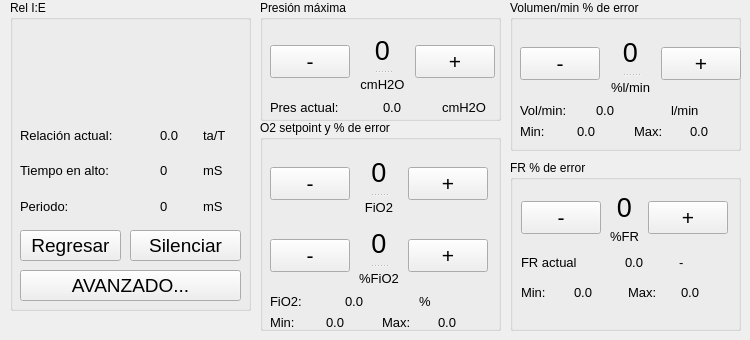
      <widget class="QWidget" name="tab">
       <attribute name="title">
        <string>Configuracion</string>
       </attribute>
       <widget class="QGroupBox" name="groupBox_3">
        <property name="geometry">
         <rect>
          <x>10</x>
          <y>0</y>
          <width>241</width>
          <height>311</height>
         </rect>
        </property>
        <property name="title">
         <string>Rel I:E</string>
        </property>
        <widget class="QWidget" name="layoutWidget_7">
         <property name="geometry">
          <rect>
           <x>10</x>
           <y>120</y>
           <width>221</width>
           <height>101</height>
          </rect>
         </property>
         <layout class="QGridLayout" name="gridLayout_5">
          <item row="0" column="0" colspan="3">
           <widget class="QLabel" name="label_22">
            <property name="font">
             <font>
              <pointsize>10</pointsize>
             </font>
            </property>
            <property name="text">
             <string>Relación actual:</string>
            </property>
           </widget>
          </item>
          <item row="0" column="3">
           <widget class="QLabel" name="label_currentRatio">
            <property name="font">
             <font>
              <pointsize>10</pointsize>
             </font>
            </property>
            <property name="text">
             <string>0.0</string>
            </property>
           </widget>
          </item>
          <item row="0" column="4">
           <widget class="QLabel" name="label_currentRatio_2">
            <property name="font">
             <font>
              <pointsize>10</pointsize>
             </font>
            </property>
            <property name="text">
             <string>ta/T</string>
            </property>
           </widget>
          </item>
          <item row="1" column="0" colspan="3">
           <widget class="QLabel" name="label_23">
            <property name="font">
             <font>
              <pointsize>10</pointsize>
             </font>
            </property>
            <property name="text">
             <string>Tiempo en alto: </string>
            </property>
           </widget>
          </item>
          <item row="1" column="3">
           <widget class="QLabel" name="label_ta">
            <property name="font">
             <font>
              <pointsize>10</pointsize>
             </font>
            </property>
            <property name="text">
             <string>0</string>
            </property>
           </widget>
          </item>
          <item row="1" column="4">
           <widget class="QLabel" name="label_ta_2">
            <property name="font">
             <font>
              <pointsize>10</pointsize>
             </font>
            </property>
            <property name="text">
             <string>mS</string>
            </property>
           </widget>
          </item>
          <item row="2" column="0">
           <widget class="QLabel" name="label_24">
            <property name="font">
             <font>
              <pointsize>10</pointsize>
             </font>
            </property>
            <property name="text">
             <string>Periodo: </string>
            </property>
           </widget>
          </item>
          <item row="2" column="1" colspan="2">
           <spacer name="horizontalSpacer">
            <property name="orientation">
             <enum>Qt::Horizontal</enum>
            </property>
            <property name="sizeHint" stdset="0">
             <size>
              <width>48</width>
              <height>20</height>
             </size>
            </property>
           </spacer>
          </item>
          <item row="2" column="3">
           <widget class="QLabel" name="label_per">
            <property name="font">
             <font>
              <pointsize>10</pointsize>
             </font>
            </property>
            <property name="text">
             <string>0</string>
            </property>
           </widget>
          </item>
          <item row="2" column="4">
           <widget class="QLabel" name="label_ta_3">
            <property name="font">
             <font>
              <pointsize>10</pointsize>
             </font>
            </property>
            <property name="text">
             <string>mS</string>
            </property>
           </widget>
          </item>
         </layout>
        </widget>
        <widget class="QPushButton" name="pushButton_3">
         <property name="geometry">
          <rect>
           <x>10</x>
           <y>230</y>
           <width>101</width>
           <height>31</height>
          </rect>
         </property>
         <property name="font">
          <font>
           <pointsize>14</pointsize>
          </font>
         </property>
         <property name="text">
          <string>Regresar</string>
         </property>
        </widget>
        <widget class="QPushButton" name="pushButton_alarmTest_3">
         <property name="geometry">
          <rect>
           <x>120</x>
           <y>230</y>
           <width>111</width>
           <height>31</height>
          </rect>
         </property>
         <property name="font">
          <font>
           <pointsize>14</pointsize>
          </font>
         </property>
         <property name="cursor">
          <cursorShape>CrossCursor</cursorShape>
         </property>
         <property name="text">
          <string>Silenciar</string>
         </property>
        </widget>
        <widget class="QPushButton" name="pushButton_service">
         <property name="geometry">
          <rect>
           <x>10</x>
           <y>270</y>
           <width>221</width>
           <height>31</height>
          </rect>
         </property>
         <property name="font">
          <font>
           <pointsize>14</pointsize>
          </font>
         </property>
         <property name="text">
          <string>AVANZADO...</string>
         </property>
        </widget>
       </widget>
       <widget class="QGroupBox" name="groupBox_5">
        <property name="geometry">
         <rect>
          <x>260</x>
          <y>0</y>
          <width>241</width>
          <height>121</height>
         </rect>
        </property>
        <property name="title">
         <string>Presión máxima </string>
        </property>
        <widget class="QWidget" name="layoutWidget">
         <property name="geometry">
          <rect>
           <x>10</x>
           <y>30</y>
           <width>225</width>
           <height>85</height>
          </rect>
         </property>
         <layout class="QVBoxLayout" name="verticalLayout_4">
          <item>
           <layout class="QHBoxLayout" name="horizontalLayout">
            <item>
             <widget class="QPushButton" name="pushButton_min_maxPress">
              <property name="font">
               <font>
                <pointsize>16</pointsize>
               </font>
              </property>
              <property name="text">
               <string>-</string>
              </property>
             </widget>
            </item>
            <item>
             <widget class="QSplitter" name="splitter_13">
              <property name="orientation">
               <enum>Qt::Vertical</enum>
              </property>
              <widget class="QLabel" name="label_maxPressLimit">
               <property name="font">
                <font>
                 <pointsize>20</pointsize>
                </font>
               </property>
               <property name="layoutDirection">
                <enum>Qt::LeftToRight</enum>
               </property>
               <property name="text">
                <string>0</string>
               </property>
               <property name="alignment">
                <set>Qt::AlignCenter</set>
               </property>
              </widget>
              <widget class="QLabel" name="label_30">
               <property name="font">
                <font>
                 <pointsize>10</pointsize>
                </font>
               </property>
               <property name="layoutDirection">
                <enum>Qt::LeftToRight</enum>
               </property>
               <property name="text">
                <string>cmH2O</string>
               </property>
               <property name="alignment">
                <set>Qt::AlignCenter</set>
               </property>
              </widget>
             </widget>
            </item>
            <item>
             <widget class="QPushButton" name="pushButton_mor_maxPress">
              <property name="font">
               <font>
                <pointsize>16</pointsize>
               </font>
              </property>
              <property name="text">
               <string>+</string>
              </property>
             </widget>
            </item>
           </layout>
          </item>
          <item>
           <layout class="QGridLayout" name="gridLayout_4">
            <item row="0" column="0" colspan="2">
             <widget class="QLabel" name="label_31">
              <property name="font">
               <font>
                <pointsize>10</pointsize>
               </font>
              </property>
              <property name="text">
               <string>Pres actual:</string>
              </property>
             </widget>
            </item>
            <item row="0" column="2">
             <widget class="QLabel" name="label_press_5">
              <property name="font">
               <font>
                <pointsize>10</pointsize>
               </font>
              </property>
              <property name="text">
               <string>0.0</string>
              </property>
             </widget>
            </item>
            <item row="0" column="3">
             <widget class="QLabel" name="label_currentRatio_6">
              <property name="font">
               <font>
                <pointsize>10</pointsize>
               </font>
              </property>
              <property name="text">
               <string>cmH2O</string>
              </property>
             </widget>
            </item>
           </layout>
          </item>
         </layout>
        </widget>
       </widget>
       <widget class="QGroupBox" name="groupBox_7">
        <property name="geometry">
         <rect>
          <x>510</x>
          <y>0</y>
          <width>231</width>
          <height>151</height>
         </rect>
        </property>
        <property name="title">
         <string>Volumen/min % de error</string>
        </property>
        <widget class="QWidget" name="layoutWidget">
         <property name="geometry">
          <rect>
           <x>10</x>
           <y>31</y>
           <width>221</width>
           <height>108</height>
          </rect>
         </property>
         <layout class="QVBoxLayout" name="verticalLayout_7">
          <item>
           <layout class="QHBoxLayout" name="horizontalLayout_13">
            <item>
             <widget class="QPushButton" name="pushButton_min_maxVol">
              <property name="font">
               <font>
                <pointsize>16</pointsize>
               </font>
              </property>
              <property name="text">
               <string>-</string>
              </property>
             </widget>
            </item>
            <item>
             <widget class="QSplitter" name="splitter_14">
              <property name="orientation">
               <enum>Qt::Vertical</enum>
              </property>
              <widget class="QLabel" name="label_errorFlow">
               <property name="font">
                <font>
                 <pointsize>20</pointsize>
                </font>
               </property>
               <property name="layoutDirection">
                <enum>Qt::LeftToRight</enum>
               </property>
               <property name="text">
                <string>0</string>
               </property>
               <property name="alignment">
                <set>Qt::AlignCenter</set>
               </property>
              </widget>
              <widget class="QLabel" name="label_f">
               <property name="font">
                <font>
                 <pointsize>10</pointsize>
                </font>
               </property>
               <property name="layoutDirection">
                <enum>Qt::LeftToRight</enum>
               </property>
               <property name="text">
                <string>%l/min</string>
               </property>
               <property name="alignment">
                <set>Qt::AlignCenter</set>
               </property>
              </widget>
             </widget>
            </item>
            <item>
             <widget class="QPushButton" name="pushButton_mor_maxVol">
              <property name="font">
               <font>
                <pointsize>16</pointsize>
               </font>
              </property>
              <property name="text">
               <string>+</string>
              </property>
             </widget>
            </item>
           </layout>
          </item>
          <item>
           <layout class="QHBoxLayout" name="horizontalLayout_17">
            <item>
             <widget class="QLabel" name="label_48">
              <property name="font">
               <font>
                <pointsize>10</pointsize>
               </font>
              </property>
              <property name="text">
               <string>Vol/min:</string>
              </property>
             </widget>
            </item>
            <item>
             <widget class="QLabel" name="label_flowAlarm">
              <property name="font">
               <font>
                <pointsize>10</pointsize>
               </font>
              </property>
              <property name="text">
               <string>0.0</string>
              </property>
             </widget>
            </item>
            <item>
             <widget class="QLabel" name="label_currentRatio_9">
              <property name="font">
               <font>
                <pointsize>10</pointsize>
               </font>
              </property>
              <property name="text">
               <string>l/min</string>
              </property>
             </widget>
            </item>
           </layout>
          </item>
          <item>
           <layout class="QHBoxLayout" name="horizontalLayout_18">
            <item>
             <widget class="QLabel" name="label_42">
              <property name="font">
               <font>
                <pointsize>10</pointsize>
               </font>
              </property>
              <property name="text">
               <string>Min:</string>
              </property>
             </widget>
            </item>
            <item>
             <widget class="QLabel" name="label_volSetmin">
              <property name="font">
               <font>
                <pointsize>10</pointsize>
               </font>
              </property>
              <property name="text">
               <string>0.0</string>
              </property>
             </widget>
            </item>
            <item>
             <widget class="QLabel" name="label_40">
              <property name="font">
               <font>
                <pointsize>10</pointsize>
               </font>
              </property>
              <property name="text">
               <string>Max:</string>
              </property>
             </widget>
            </item>
            <item>
             <widget class="QLabel" name="label_volSetmax">
              <property name="font">
               <font>
                <pointsize>10</pointsize>
               </font>
              </property>
              <property name="text">
               <string>0.0</string>
              </property>
             </widget>
            </item>
           </layout>
          </item>
         </layout>
        </widget>
       </widget>
       <widget class="QGroupBox" name="groupBox_6">
        <property name="geometry">
         <rect>
          <x>260</x>
          <y>120</y>
          <width>241</width>
          <height>211</height>
         </rect>
        </property>
        <property name="title">
         <string>O2 setpoint y % de error</string>
        </property>
        <widget class="QWidget" name="layoutWidget">
         <property name="geometry">
          <rect>
           <x>10</x>
           <y>31</y>
           <width>218</width>
           <height>179</height>
          </rect>
         </property>
         <layout class="QVBoxLayout" name="verticalLayout_6">
          <item>
           <layout class="QHBoxLayout" name="horizontalLayout_14">
            <item>
             <widget class="QPushButton" name="pushButton_min_fio2set">
              <property name="font">
               <font>
                <pointsize>16</pointsize>
               </font>
              </property>
              <property name="text">
               <string>-</string>
              </property>
             </widget>
            </item>
            <item>
             <widget class="QSplitter" name="splitter_15">
              <property name="orientation">
               <enum>Qt::Vertical</enum>
              </property>
              <widget class="QLabel" name="label_o2setpoint">
               <property name="font">
                <font>
                 <pointsize>20</pointsize>
                </font>
               </property>
               <property name="layoutDirection">
                <enum>Qt::LeftToRight</enum>
               </property>
               <property name="text">
                <string>0</string>
               </property>
               <property name="alignment">
                <set>Qt::AlignCenter</set>
               </property>
              </widget>
              <widget class="QLabel" name="label_33">
               <property name="font">
                <font>
                 <pointsize>10</pointsize>
                </font>
               </property>
               <property name="layoutDirection">
                <enum>Qt::LeftToRight</enum>
               </property>
               <property name="text">
                <string>FiO2</string>
               </property>
               <property name="alignment">
                <set>Qt::AlignCenter</set>
               </property>
              </widget>
             </widget>
            </item>
            <item>
             <widget class="QPushButton" name="pushButton_mor_fio2set">
              <property name="font">
               <font>
                <pointsize>16</pointsize>
               </font>
              </property>
              <property name="text">
               <string>+</string>
              </property>
             </widget>
            </item>
           </layout>
          </item>
          <item>
           <layout class="QHBoxLayout" name="horizontalLayout_15">
            <item>
             <widget class="QPushButton" name="pushButton_min_fio2setError">
              <property name="font">
               <font>
                <pointsize>16</pointsize>
               </font>
              </property>
              <property name="text">
               <string>-</string>
              </property>
             </widget>
            </item>
            <item>
             <widget class="QSplitter" name="splitter_17">
              <property name="orientation">
               <enum>Qt::Vertical</enum>
              </property>
              <widget class="QLabel" name="label_o2setpoint_error">
               <property name="font">
                <font>
                 <pointsize>20</pointsize>
                </font>
               </property>
               <property name="layoutDirection">
                <enum>Qt::LeftToRight</enum>
               </property>
               <property name="text">
                <string>0</string>
               </property>
               <property name="alignment">
                <set>Qt::AlignCenter</set>
               </property>
              </widget>
              <widget class="QLabel" name="label_37">
               <property name="font">
                <font>
                 <pointsize>10</pointsize>
                </font>
               </property>
               <property name="layoutDirection">
                <enum>Qt::LeftToRight</enum>
               </property>
               <property name="text">
                <string>%FiO2</string>
               </property>
               <property name="alignment">
                <set>Qt::AlignCenter</set>
               </property>
              </widget>
             </widget>
            </item>
            <item>
             <widget class="QPushButton" name="pushButton_mor_fio2setError">
              <property name="font">
               <font>
                <pointsize>16</pointsize>
               </font>
              </property>
              <property name="text">
               <string>+</string>
              </property>
             </widget>
            </item>
           </layout>
          </item>
          <item>
           <layout class="QHBoxLayout" name="horizontalLayout_19">
            <item>
             <widget class="QLabel" name="label_34">
              <property name="font">
               <font>
                <pointsize>10</pointsize>
               </font>
              </property>
              <property name="text">
               <string>FiO2:</string>
              </property>
             </widget>
            </item>
            <item>
             <widget class="QLabel" name="label_currentFio2">
              <property name="font">
               <font>
                <pointsize>10</pointsize>
               </font>
              </property>
              <property name="text">
               <string>0.0</string>
              </property>
             </widget>
            </item>
            <item>
             <widget class="QLabel" name="label_currentRatio_7">
              <property name="font">
               <font>
                <pointsize>10</pointsize>
               </font>
              </property>
              <property name="text">
               <string>%</string>
              </property>
             </widget>
            </item>
           </layout>
          </item>
          <item>
           <layout class="QHBoxLayout" name="horizontalLayout_20">
            <item>
             <widget class="QLabel" name="label_38">
              <property name="font">
               <font>
                <pointsize>10</pointsize>
               </font>
              </property>
              <property name="text">
               <string>Min:</string>
              </property>
             </widget>
            </item>
            <item>
             <widget class="QLabel" name="label_fioSetmin">
              <property name="font">
               <font>
                <pointsize>10</pointsize>
               </font>
              </property>
              <property name="text">
               <string>0.0</string>
              </property>
             </widget>
            </item>
            <item>
             <widget class="QLabel" name="label_39">
              <property name="font">
               <font>
                <pointsize>10</pointsize>
               </font>
              </property>
              <property name="text">
               <string>Max:</string>
              </property>
             </widget>
            </item>
            <item>
             <widget class="QLabel" name="label_fioSetmax">
              <property name="font">
               <font>
                <pointsize>10</pointsize>
               </font>
              </property>
              <property name="text">
               <string>0.0</string>
              </property>
             </widget>
            </item>
           </layout>
          </item>
         </layout>
        </widget>
       </widget>
       <widget class="QGroupBox" name="groupBox_8">
        <property name="geometry">
         <rect>
          <x>510</x>
          <y>160</y>
          <width>231</width>
          <height>171</height>
         </rect>
        </property>
        <property name="title">
         <string>FR % de error</string>
        </property>
        <widget class="QWidget" name="layoutWidget">
         <property name="geometry">
          <rect>
           <x>11</x>
           <y>32</y>
           <width>207</width>
           <height>112</height>
          </rect>
         </property>
         <layout class="QVBoxLayout" name="verticalLayout_9">
          <item>
           <layout class="QHBoxLayout" name="horizontalLayout_16">
            <item>
             <widget class="QPushButton" name="pushButton_min_frError">
              <property name="font">
               <font>
                <pointsize>16</pointsize>
               </font>
              </property>
              <property name="text">
               <string>-</string>
              </property>
             </widget>
            </item>
            <item>
             <layout class="QVBoxLayout" name="verticalLayout_8">
              <item>
               <widget class="QLabel" name="label_frError">
                <property name="font">
                 <font>
                  <pointsize>20</pointsize>
                 </font>
                </property>
                <property name="layoutDirection">
                 <enum>Qt::LeftToRight</enum>
                </property>
                <property name="text">
                 <string>0</string>
                </property>
                <property name="alignment">
                 <set>Qt::AlignCenter</set>
                </property>
               </widget>
              </item>
              <item>
               <widget class="QLabel" name="label_35">
                <property name="font">
                 <font>
                  <pointsize>10</pointsize>
                 </font>
                </property>
                <property name="layoutDirection">
                 <enum>Qt::LeftToRight</enum>
                </property>
                <property name="text">
                 <string>%FR</string>
                </property>
                <property name="alignment">
                 <set>Qt::AlignCenter</set>
                </property>
               </widget>
              </item>
             </layout>
            </item>
            <item>
             <widget class="QPushButton" name="pushButton_mor_frError">
              <property name="font">
               <font>
                <pointsize>16</pointsize>
               </font>
              </property>
              <property name="text">
               <string>+</string>
              </property>
             </widget>
            </item>
           </layout>
          </item>
          <item>
           <layout class="QGridLayout" name="gridLayout_10">
            <item row="0" column="0" colspan="2">
             <widget class="QLabel" name="label_36">
              <property name="font">
               <font>
                <pointsize>10</pointsize>
               </font>
              </property>
              <property name="text">
               <string>FR actual</string>
              </property>
             </widget>
            </item>
            <item row="0" column="2">
             <widget class="QLabel" name="label_fr_current2">
              <property name="font">
               <font>
                <pointsize>10</pointsize>
               </font>
              </property>
              <property name="text">
               <string>0.0</string>
              </property>
             </widget>
            </item>
            <item row="0" column="3">
             <widget class="QLabel" name="label_currentRatio_8">
              <property name="font">
               <font>
                <pointsize>10</pointsize>
               </font>
              </property>
              <property name="text">
               <string>-</string>
              </property>
             </widget>
            </item>
           </layout>
          </item>
          <item>
           <layout class="QHBoxLayout" name="horizontalLayout_21">
            <item>
             <widget class="QLabel" name="label_47">
              <property name="font">
               <font>
                <pointsize>10</pointsize>
               </font>
              </property>
              <property name="text">
               <string>Min:</string>
              </property>
             </widget>
            </item>
            <item>
             <widget class="QLabel" name="label_frSetmin">
              <property name="font">
               <font>
                <pointsize>10</pointsize>
               </font>
              </property>
              <property name="text">
               <string>0.0</string>
              </property>
             </widget>
            </item>
            <item>
             <widget class="QLabel" name="label_46">
              <property name="font">
               <font>
                <pointsize>10</pointsize>
               </font>
              </property>
              <property name="text">
               <string>Max:</string>
              </property>
             </widget>
            </item>
            <item>
             <widget class="QLabel" name="label_frSetmax">
              <property name="font">
               <font>
                <pointsize>10</pointsize>
               </font>
              </property>
              <property name="text">
               <string>0.0</string>
              </property>
             </widget>
            </item>
           </layout>
          </item>
         </layout>
        </widget>
       </widget>
      </widget>
